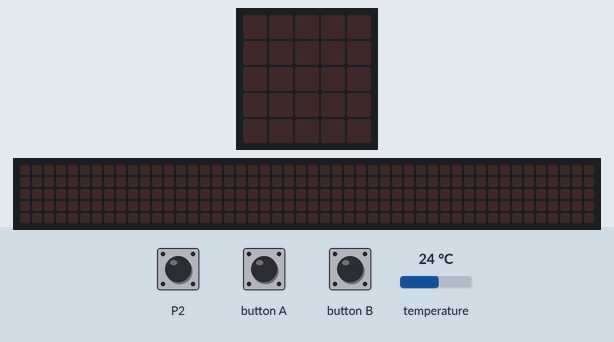
Recording of a program running on a simulated BBC micro:bit running MicroPython. Parts: the board's 5×5 LED display, a strip that is not on the board, showing the scrolling text unrolled. Inputs (shaded band) come from the test bench; at power-on: temperature 24 °C. Files the program writes start out absent; the 48×5 strip is a reading aid, not a part: it shows the text the display is scrolling, unrolled, one strip-width of it at a time; files that are not in the repository are absent.

Above: at 1.2 s.
1.3 s: button A pressed for 0.15 s
At 1.37 s:
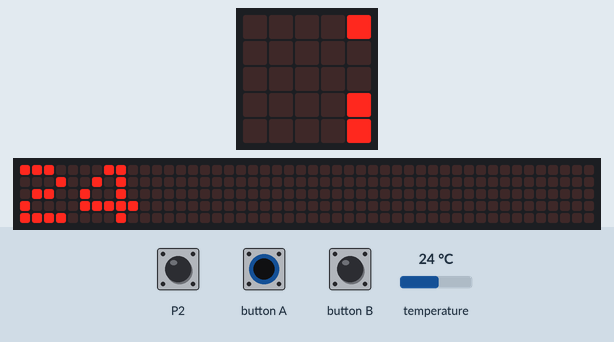
4.3 s: touch pin P2 pressed for 0.15 s
At 4.37 s:
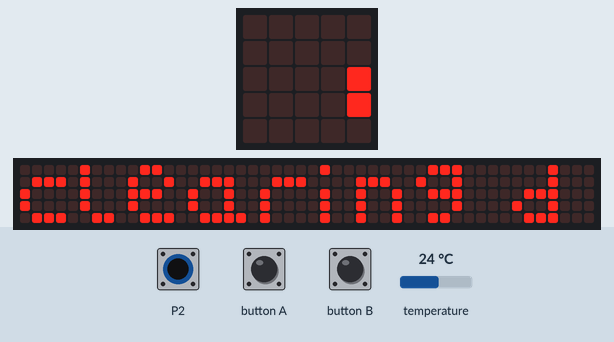

Measured:
- after the input at 1.3 s, the display: changes at once (image 1)
- after the input at 4.3 s, the display: changes at once (image 2)

The program:

Temp.py
```python
from microbit import *

# function to read data file:
def get_nv_data(name):
    try:
        with open(name) as f:
            v = int(f.read())
    except OSError:
        v = temperature()
        try:
            with open(name, 'w') as f:
                f.write(str(v))
        except OSError:
            display.scroll('Cannot create file %s' % name)

    except ValueError:
        display.scroll('invalid data in file %s' % name)
        v = temperature()

    return v

# function to write data file:
def set_nv_data(name, value):
    try:
        with open(name, 'w') as f:
            f.write(str(value))
    except OSError:
        display.scroll('Cannot write to file %s' % name)

min = get_nv_data('min.txt')
max = get_nv_data('max.txt')

while True:
    currentTemp = temperature()
    if currentTemp < min:
        min = currentTemp
        set_nv_data('min.txt', min)
    if currentTemp > max:
        max = currentTemp
        set_nv_data('max.txt', max)
    if accelerometer.was_gesture('shake'):
        display.scroll(currentTemp)
    if button_a.was_pressed():
        display.scroll(get_nv_data('min.txt'))
    if button_b.was_pressed():
        display.scroll(get_nv_data('max.txt'))
    if pin2.is_touched():
        display.scroll('clearing data')
        set_nv_data('min.txt', currentTemp)
        set_nv_data('max.txt', currentTemp)
```
